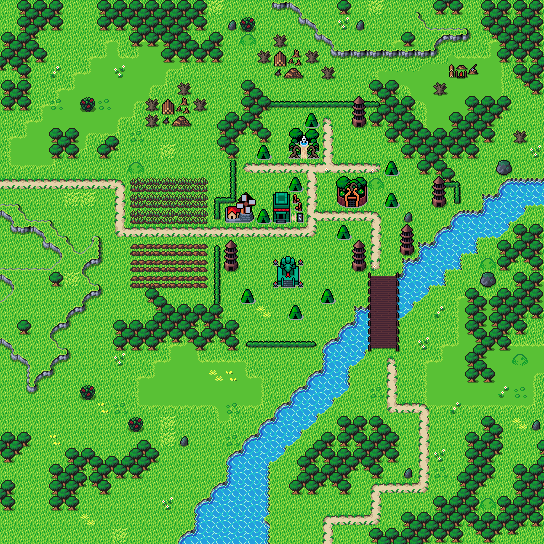

This is a level from a 2D game, rendered from its Tiled map with the project's own tilesets. A one-line summary and the map file follow, with tile-layer data summarised:
An orthogonal 34x34 tile map with 16x16 px tiles, 4 tile layers (Outside, Background, Walls, Clutter), 3 tilesets and 46 objects.

<map version="1.10" tiledversion="1.10.2" orientation="orthogonal" renderorder="right-down" width="34" height="34" tilewidth="16" tileheight="16" infinite="0" nextlayerid="9" nextobjectid="94">
 <editorsettings>
  <export target="wastetown..tmx" format="tmx" />
 </editorsettings>
 <tileset firstgid="1" source="../../../../common/maps/tileset/main.tsx" />
 <tileset firstgid="10113" source="../../../../common/maps/tileset/buildings.tsx" />
 <tileset firstgid="11905" source="../../../../common/maps/tileset/main-nocollide.tsx" />
 <layer id="8" name="Outside" width="34" height="34">
  <data>[1156 cells, 1156 non-empty, 11 distinct tile ids]</data>
 </layer>
 <layer id="1" name="Background" width="34" height="34">
  <data>[1156 cells, 228 non-empty, 23 distinct tile ids]</data>
 </layer>
 <layer id="2" name="Walls" width="34" height="34">
  <data>[1156 cells, 610 non-empty, 107 distinct tile ids]</data>
 </layer>
 <layer id="3" name="Clutter" width="34" height="34">
  <properties>
   <property name="spriteLayer" type="bool" value="true" />
  </properties>
  <data>[1156 cells, 198 non-empty, 78 distinct tile ids]</data>
 </layer>
 <objectgroup id="4" name="Objects">
  <object id="38" template="../../../../common/maps/obj/entry_up.tx" x="279.988" y="543.688" width="87.75" height="31.6805">
   <properties>
    <property name="teleport" value="" />
   </properties>
  </object>
  <object id="48" template="../../../../common/maps/obj/treasure.tx" x="467.75" y="55.75"><properties><property name="reward">[
  {
    "type": "card",
    "sourceDeck": "decks/rewards/tier-A.dck",
    "probability": 0.002,
    "count": 1,
    "addMaxCount": 2
  },
  {
    "type": "card",
    "sourceDeck": "decks/rewards/tier-B.dck",
    "probability": 0.02,
    "count": 1,
    "addMaxCount": 2
  },
  {
    "type": "card",
    "sourceDeck": "decks/rewards/tier-C.dck",
    "probability": 0.1,
    "count": 1,
    "addMaxCount": 2
  },
  {
    "type": "card",
    "sourceDeck": "decks/rewards/tier-D.dck",
    "probability": 0.68,
    "count": 1,
    "addMaxCount": 2
  },
  {
    "type": "card",
    "sourceDeck": "decks/rewards/tier-E.dck",
    "probability": 1.0,
    "count": 1,
    "addMaxCount": 2
  }
]</property></properties></object>
  <object id="50" template="../../../../common/maps/obj/enemy.tx" x="111.75" y="77.75">
   <properties>
    <property name="enemy" value="Elk" />
    <property name="threatRange" type="int" value="30" />
   </properties>
  </object>
  <object id="51" template="../../../../common/maps/obj/treasure.tx" x="363.75" y="148.083"><properties><property name="reward">[
  {
    "type": "card",
    "sourceDeck": "decks/rewards/tier-A.dck",
    "probability": 0.002,
    "count": 1,
    "addMaxCount": 2
  },
  {
    "type": "card",
    "sourceDeck": "decks/rewards/tier-B.dck",
    "probability": 0.02,
    "count": 1,
    "addMaxCount": 2
  },
  {
    "type": "card",
    "sourceDeck": "decks/rewards/tier-C.dck",
    "probability": 0.1,
    "count": 1,
    "addMaxCount": 2
  },
  {
    "type": "card",
    "sourceDeck": "decks/rewards/tier-D.dck",
    "probability": 0.68,
    "count": 1,
    "addMaxCount": 2
  },
  {
    "type": "card",
    "sourceDeck": "decks/rewards/tier-E.dck",
    "probability": 1.0,
    "count": 1,
    "addMaxCount": 2
  }
]</property></properties></object>
  <object id="52" template="../../../../common/maps/obj/gold.tx" x="333.75" y="127" />
  <object id="53" template="../../../../common/maps/obj/enemy.tx" x="303" y="100.75">
   <properties>
    <property name="enemy" value="Elk" />
    <property name="threatRange" type="int" value="30" />
    <property name="waypoints" value="84,85,86,87" />
   </properties>
  </object>
  <object id="54" template="../../../../common/maps/obj/enemy.tx" x="304.667" y="279.833">
   <properties>
    <property name="enemy" value="Apprentice Green Wizard" />
    <property name="threatRange" type="int" value="40" />
   </properties>
  </object>
  <object id="55" template="../../../../common/maps/obj/enemy.tx" x="132" y="257.667">
   <properties>
    <property name="enemy" value="Farmer" />
    <property name="threatRange" type="int" value="40" />
    <property name="waypoints" value="80,81,80,83,82" />
   </properties>
  </object>
  <object id="56" template="../../../../common/maps/obj/gold.tx" x="270.25" y="127" />
  <object id="57" template="../../../../common/maps/obj/enemy.tx" x="373.75" y="277.5">
   <properties>
    <property name="enemy" value="Apprentice Green Wizard" />
    <property name="threatRange" type="int" value="30" />
    <property name="waypoints" value="70,71" />
   </properties>
  </object>
  <object id="58" template="../../../../common/maps/obj/enemy.tx" x="303" y="176">
   <properties>
    <property name="effect">{ "startBattleWithCard": [ "Dual Nature" ] }</property>
    <property name="enemy" value="Beastmaster" />
    <property name="threatRange" type="int" value="40" />
   </properties>
  </object>
  <object id="59" template="../../../../common/maps/obj/treasure.tx" x="184.25" y="492.5"><properties><property name="reward">[
  {
    "type": "card",
    "sourceDeck": "decks/rewards/tier-S.dck",
    "probability": 0.005,
    "count": 1,
    "addMaxCount": 2
  },
  {
    "type": "card",
    "sourceDeck": "decks/rewards/tier-A.dck",
    "probability": 0.03,
    "count": 1,
    "addMaxCount": 2
  },
  {
    "type": "card",
    "sourceDeck": "decks/rewards/tier-B.dck",
    "probability": 0.175,
    "count": 1,
    "addMaxCount": 2
  },
  {
    "type": "card",
    "sourceDeck": "decks/rewards/tier-C.dck",
    "probability": 0.45,
    "count": 1,
    "addMaxCount": 2
  },
  {
    "type": "card",
    "sourceDeck": "decks/rewards/tier-D.dck",
    "probability": 0.84,
    "count": 1,
    "addMaxCount": 2
  },
  {
    "type": "card",
    "sourceDeck": "decks/rewards/tier-E.dck",
    "probability": 0.51,
    "count": 1,
    "addMaxCount": 2
  }
]</property></properties></object>
  <object id="60" template="../../../../common/maps/obj/gold.tx" x="225.75" y="63.75" />
  <object id="61" template="../../../../common/maps/obj/gold.tx" x="1.25" y="387" />
  <object id="62" template="../../../../common/maps/obj/manashards.tx" x="61.75" y="37" />
  <object id="63" template="../../../../common/maps/obj/manashards.tx" x="201.5" y="468" />
  <object id="64" template="../../../../common/maps/obj/manashards.tx" x="493.25" y="496.25" />
  <object id="65" template="../../../../common/maps/obj/manashards.tx" x="404.75" y="192.5" />
  <object id="66" template="../../../../common/maps/obj/collision.tx" x="-15.75" y="-14.708" width="16" height="573.666" />
  <object id="67" template="../../../../common/maps/obj/collision.tx" x="0.5" y="-15.75" width="558.25" height="16" />
  <object id="68" template="../../../../common/maps/obj/collision.tx" x="0.75" y="544.25" width="558.5" height="16" />
  <object id="69" template="../../../../common/maps/obj/collision.tx" x="546.5" y="-12.208" width="16" height="543.416" />
  <object id="70" template="../../../../common/maps/obj/waypoint.tx" x="369" y="225" />
  </objectgroup>
</map>
<!-- 23 of 46 objects omitted -->
